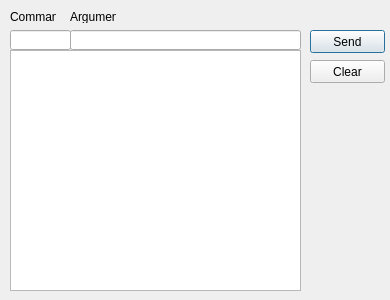
<?xml version="1.0" encoding="UTF-8"?>
<ui version="4.0">
 <class>CamRegisterEdit</class>
 <widget class="QDialog" name="CamRegisterEdit">
  <property name="windowModality">
   <enum>Qt::ApplicationModal</enum>
  </property>
  <property name="geometry">
   <rect>
    <x>0</x>
    <y>0</y>
    <width>390</width>
    <height>300</height>
   </rect>
  </property>
  <property name="windowTitle">
   <string>Dialog</string>
  </property>
  <property name="modal">
   <bool>false</bool>
  </property>
  <widget class="QLineEdit" name="argumentEdit">
   <property name="geometry">
    <rect>
     <x>70</x>
     <y>30</y>
     <width>231</width>
     <height>20</height>
    </rect>
   </property>
  </widget>
  <widget class="QPushButton" name="sendButton">
   <property name="geometry">
    <rect>
     <x>310</x>
     <y>30</y>
     <width>75</width>
     <height>23</height>
    </rect>
   </property>
   <property name="text">
    <string>Send</string>
   </property>
  </widget>
  <widget class="QTextEdit" name="textEdit">
   <property name="geometry">
    <rect>
     <x>10</x>
     <y>50</y>
     <width>291</width>
     <height>241</height>
    </rect>
   </property>
  </widget>
  <widget class="QPushButton" name="clearButton">
   <property name="geometry">
    <rect>
     <x>310</x>
     <y>60</y>
     <width>75</width>
     <height>23</height>
    </rect>
   </property>
   <property name="text">
    <string>Clear</string>
   </property>
  </widget>
  <widget class="QLineEdit" name="commandEdit">
   <property name="geometry">
    <rect>
     <x>10</x>
     <y>30</y>
     <width>61</width>
     <height>20</height>
    </rect>
   </property>
  </widget>
  <widget class="QLabel" name="label">
   <property name="geometry">
    <rect>
     <x>10</x>
     <y>10</y>
     <width>46</width>
     <height>13</height>
    </rect>
   </property>
   <property name="text">
    <string>Command</string>
   </property>
  </widget>
  <widget class="QLabel" name="label_2">
   <property name="geometry">
    <rect>
     <x>70</x>
     <y>10</y>
     <width>46</width>
     <height>13</height>
    </rect>
   </property>
   <property name="text">
    <string>Argument</string>
   </property>
  </widget>
 </widget>
 <resources/>
 <connections/>
</ui>
